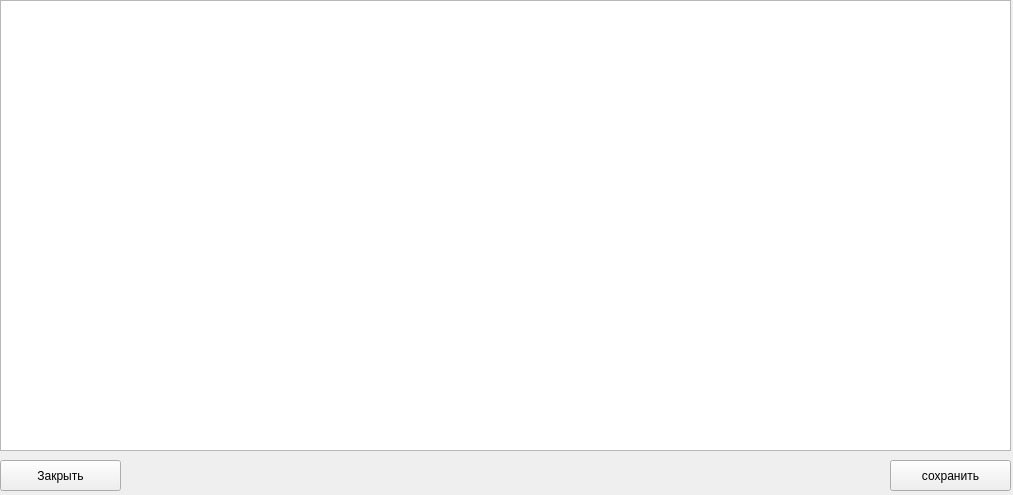
<?xml version="1.0" encoding="UTF-8"?>
<ui version="4.0">
 <class>MainWindow</class>
 <widget class="QMainWindow" name="MainWindow">
  <property name="geometry">
   <rect>
    <x>0</x>
    <y>0</y>
    <width>1013</width>
    <height>495</height>
   </rect>
  </property>
  <property name="windowTitle">
   <string>MainWindow</string>
  </property>
  <widget class="QWidget" name="centralwidget">
   <widget class="QTableWidget" name="tw_reportTable">
    <property name="geometry">
     <rect>
      <x>0</x>
      <y>0</y>
      <width>1011</width>
      <height>451</height>
     </rect>
    </property>
    <property name="sizePolicy">
     <sizepolicy hsizetype="Fixed" vsizetype="Preferred">
      <horstretch>0</horstretch>
      <verstretch>0</verstretch>
     </sizepolicy>
    </property>
    <property name="frameShape">
     <enum>QFrame::StyledPanel</enum>
    </property>
   </widget>
   <widget class="QPushButton" name="btn_close">
    <property name="geometry">
     <rect>
      <x>0</x>
      <y>460</y>
      <width>121</width>
      <height>31</height>
     </rect>
    </property>
    <property name="text">
     <string>Закрыть</string>
    </property>
   </widget>
   <widget class="QPushButton" name="btn_save">
    <property name="geometry">
     <rect>
      <x>890</x>
      <y>460</y>
      <width>121</width>
      <height>31</height>
     </rect>
    </property>
    <property name="text">
     <string>сохранить</string>
    </property>
   </widget>
  </widget>
 </widget>
 <resources/>
 <connections/>
</ui>
